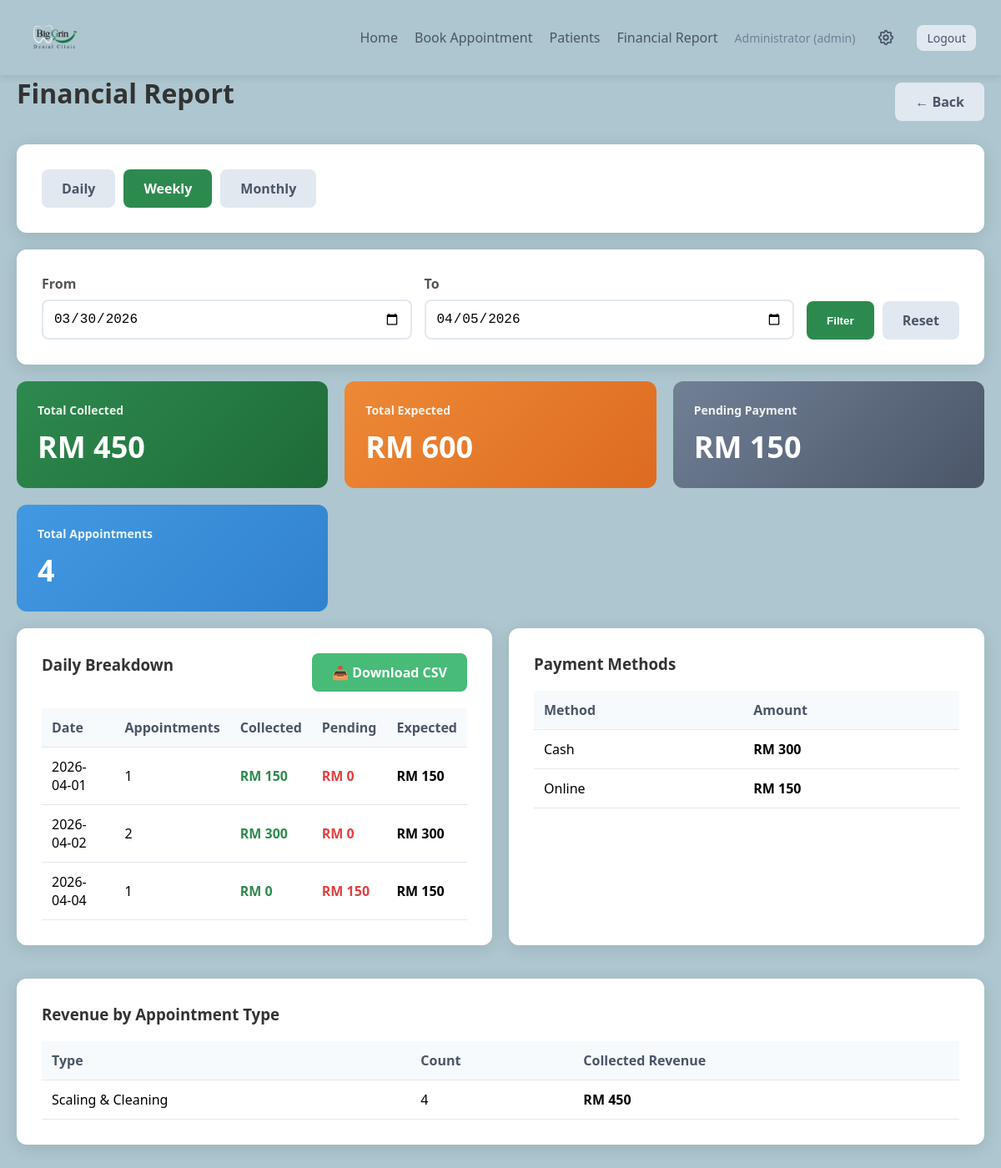
Screenshot of /financial-report?view=weekly (signed in) with the database file from the repository.
### app.py (models this page shows)
class Appointment(db.Model):
    id = db.Column(db.Integer, primary_key=True)
    patient_id = db.Column(db.Integer, db.ForeignKey('patient.id'), nullable=False)
    appointment_date = db.Column(db.Date, nullable=False)
    start_time = db.Column(db.Time, nullable=False)
    end_time = db.Column(db.Time, nullable=False)
    appointment_type = db.Column(db.String(50), nullable=False)
    status = db.Column(db.String(20), default='scheduled')  # 'scheduled', 'completed', 'cancelled'
    notes = db.Column(db.Text, nullable=True)
    fee = db.Column(db.Integer, nullable=True)  # Fee in RM
    payment_status = db.Column(db.String(20), default='pending')  # 'pending', 'paid', 'refunded'
    payment_method = db.Column(db.String(50), nullable=True)  # 'cash', 'card', 'online'
    patient = db.relationship('Patient', backref='appointments')

### app.py (the view, shortened to what this page needs)
@app.route('/financial-report')
def financial_report():
    if 'user_id' not in session or session.get('role') not in ['admin', 'doctor']:
        return redirect(url_for('login'))
    today = datetime.now().date()
    view_type = request.args.get('view', 'daily')  # daily, weekly, monthly
    start_date_str = request.args.get('start_date')
    end_date_str = request.args.get('end_date')
    if start_date_str and end_date_str:
        start_date = datetime.strptime(start_date_str, '%Y-%m-%d').date()
        end_date = datetime.strptime(end_date_str, '%Y-%m-%d').date()
    else:
        if view_type == 'daily':
            start_date = today
            end_date = today
        elif view_type == 'weekly':
            start_date = today - timedelta(days=today.weekday())  # Start of week (Monday)
            end_date = start_date + timedelta(days=6)
        else:  # monthly
            start_date = today.replace(day=1)
            if today.month == 12:
                end_date = today.replace(year=today.year + 1, month=1, day=1) - timedelta(days=1)
            else:
                end_date = today.replace(month=today.month + 1, day=1) - timedelta(days=1)
    appointments = Appointment.query.filter(
        Appointment.appointment_date >= start_date,
        Appointment.appointment_date <= end_date
    ).filter(Appointment.status != 'cancelled').order_by(Appointment.appointment_date).all()
    from collections import defaultdict
    daily_data = defaultdict(lambda: {'collected': 0, 'pending': 0, 'expected': 0, 'count': 0})
    for appt in appointments:
        date_key = appt.appointment_date.strftime('%Y-%m-%d')
        fee = appt.fee or APPOINTMENT_TYPES[appt.appointment_type]['fee']
        daily_data[date_key]['expected'] += fee
        daily_data[date_key]['count'] += 1
        if appt.payment_status == 'paid':
            daily_data[date_key]['collected'] += fee
        else:
            daily_data[date_key]['pending'] += fee
    total_collected = sum(d['collected'] for d in daily_data.values())
    total_pending = sum(d['pending'] for d in daily_data.values())
    total_expected = sum(d['expected'] for d in daily_data.values())
    total_appointments = sum(d['count'] for d in daily_data.values())
    payment_methods = defaultdict(int)
    for appt in appointments:
        if appt.payment_status == 'paid' and appt.payment_method:
            payment_methods[appt.payment_method] += appt.fee or APPOINTMENT_TYPES[appt.appointment_type]['fee']
    type_breakdown = defaultdict(lambda: {'count': 0, 'revenue': 0})
    for appt in appointments:
        fee = appt.fee or APPOINTMENT_TYPES[appt.appointment_type]['fee']
        type_breakdown[appt.appointment_type]['count'] += 1
        if appt.payment_status == 'paid':
            type_breakdown[appt.appointment_type]['revenue'] += fee
    return render_template('financial_report.html',
                         view_type=view_type,
                         start_date=start_date,
                         end_date=end_date,
                         daily_data=daily_data,
                         total_collected=total_collected,
                         total_pending=total_pending,
                         total_expected=total_expected,
                         total_appointments=total_appointments,
                         payment_methods=dict(payment_methods),
                         type_breakdown=dict(type_breakdown),
                         appointment_types=APPOINTMENT_TYPES)

### templates/financial_report.html (shortened to what this page needs)
{% extends "base.html" %}
{% block content %}
<div style="display: flex; justify-content: space-between; align-items: center; margin-bottom: 20px;">
    <h1>Financial Report</h1>
    <a href="{{ url_for('index') }}" class="btn btn-secondary">← Back</a>
</div>
<div class="card" style="margin-bottom: 20px;">
    <div style="display: flex; gap: 10px; flex-wrap: wrap;">
        <a href="{{ url_for('financial_report', view='daily') }}" class="btn {{ 'btn-primary' if view_type == 'daily' else 'btn-secondary' }}">Daily</a>
        <a href="{{ url_for('financial_report', view='weekly') }}" class="btn {{ 'btn-primary' if view_type == 'weekly' else 'btn-secondary' }}">Weekly</a>
        <a href="{{ url_for('financial_report', view='monthly') }}" class="btn {{ 'btn-primary' if view_type == 'monthly' else 'btn-secondary' }}">Monthly</a>
    </div>
</div>
<div class="card" style="margin-bottom: 20px;">
    <form method="GET" style="display: flex; gap: 15px; align-items: flex-end; flex-wrap: wrap;">
        <div class="form-group" style="flex: 1; min-width: 200px; margin-bottom: 0;">
            <label for="start_date">From</label>
            <input type="date" id="start_date" name="start_date" value="{{ start_date.strftime('%Y-%m-%d') }}">
        </div>
        <div class="form-group" style="flex: 1; min-width: 200px; margin-bottom: 0;">
            <label for="end_date">To</label>
            <input type="date" id="end_date" name="end_date" value="{{ end_date.strftime('%Y-%m-%d') }}">
        </div>
        <div style="display: flex; gap: 10px;">
            <button type="submit" class="btn btn-primary">Filter</button>
            <a href="{{ url_for('financial_report', view=view_type) }}" class="btn btn-secondary">Reset</a>
        </div>
    </form>
</div>
<div class="grid">
    <div class="stat-card" style="background: linear-gradient(135deg, #2d8a4e 0%, #1e6b38 100%);">
        <h3>Total Collected</h3>
        <div class="number">RM {{ total_collected }}</div>
    </div>
    <div class="stat-card" style="background: linear-gradient(135deg, #ed8936 0%, #dd6b20 100%);">
        <h3>Total Expected</h3>
        <div class="number">RM {{ total_expected }}</div>
    </div>
    <div class="stat-card" style="background: linear-gradient(135deg, #718096 0%, #4a5568 100%);">
        <h3>Pending Payment</h3>
        <div class="number">RM {{ total_pending }}</div>
    </div>
    <div class="stat-card" style="background: linear-gradient(135deg, #4299e1 0%, #3182ce 100%);">
        <h3>Total Appointments</h3>
        <div class="number">{{ total_appointments }}</div>
    </div>
</div>
<div class="grid" style="margin-top: 20px;">
    <div class="card">
        <div style="display: flex; justify-content: space-between; align-items: center; margin-bottom: 15px;">
            <h3>Daily Breakdown</h3>
            <a href="{{ url_for('financial_report', view=view_type, start_date=start_date.strftime('%Y-%m-%d'), end_date=end_date.strftime('%Y-%m-%d'), download='csv') }}" class="btn btn-success">📥 Download CSV</a>
        </div>
        {% if daily_data %}
        <table>
            <thead>
                <tr>
                    <th>Date</th>
                    <th>Appointments</th>
                    <th>Collected</th>
                    <th>Pending</th>
                    <th>Expected</th>
                </tr>
            </thead>
            <tbody>
                {% for date, data in daily_data.items()|sort %}
                <tr>
                    <td>{{ date }}</td>
                    <td>{{ data.count }}</td>
                    <td style="color: #2d8a4e; font-weight: 600;">RM {{ data.collected }}</td>
                    <td style="color: #e53e3e; font-weight: 600;">RM {{ data.pending }}</td>
                    <td style="font-weight: 600;">RM {{ data.expected }}</td>
                </tr>
                {% endfor %}
            </tbody>
        </table>
        {% else %}
        <div style="text-align: center; padding: 40px; color: #a0aec0;">
            <p>No data available for selected period</p>
        </div>
        {% endif %}
    </div>
    <div class="card">
        <h3>Payment Methods</h3>
        {% if payment_methods %}
        <table>
            <thead>
                <tr>
                    <th>Method</th>
                    <th>Amount</th>
                </tr>
            </thead>
            <tbody>
                {% for method, amount in payment_methods.items() %}
                <tr>
                    <td>{{ method.title() }}</td>
                    <td style="font-weight: 600;">RM {{ amount }}</td>
                </tr>
                {% endfor %}
            </tbody>
        </table>
        {% else %}
        <div style="text-align: center; padding: 40px; color: #a0aec0;">
            <p>No payment data available</p>
        </div>
        {% endif %}
    </div>
</div>
<div class="card" style="margin-top: 20px;">
    <h3>Revenue by Appointment Type</h3>
    {% if type_breakdown %}
    <table>
        <thead>
            <tr>
                <th>Type</th>
                <th>Count</th>
                <th>Collected Revenue</th>
            </tr>
        </thead>
        <tbody>
            {% for type, data in type_breakdown.items() %}
            <tr>
                <td>{{ appointment_types[type].name }}</td>
                <td>{{ data.count }}</td>
                <td style="font-weight: 600;">RM {{ data.revenue }}</td>
            </tr>
            {% endfor %}
        </tbody>
    </table>
    {% else %}
    <div style="text-align: center; padding: 40px; color: #a0aec0;">
        <p>No appointment data available</p>
    </div>
    {% endif %}
</div>
{% endblock %}

### templates/base.html (style rules this page uses)
* { margin: 0; padding: 0; box-sizing: border-box; }
body { font-family: 'Segoe UI', Tahoma, Geneva, Verdana, sans-serif; background: #ADC6CF; min-height: 100vh; padding-top: 70px; }
.card { background: white; border-radius: 12px; box-shadow: 0 4px 20px rgba(0,0,0,0.1); padding: 30px; margin-bottom: 20px; }
h1, h2, h3 { color: #333; margin-bottom: 20px; }
.btn { display: inline-block; padding: 12px 24px; border-radius: 8px; text-decoration: none; font-weight: 600; cursor: pointer; border: none; transition: all 0.3s ease; }
.btn-primary { background: #2d8a4e; color: white; }
.btn-success { background: #48bb78; color: white; }
.btn-secondary { background: #e2e8f0; color: #4a5568; }
.form-group { margin-bottom: 20px; }
label { display: block; margin-bottom: 8px; font-weight: 600; color: #555; }
input[type="text"], input[type="password"], input[type="tel"], input[type="date"], input[type="time"], select, textarea { width: 100%; padding: 12px; border: 2px solid #e2e8f0; border-radius: 8px; font-size: 16px; transition: border-color 0.3s; }
table { width: 100%; border-collapse: collapse; margin-top: 20px; }
th, td { padding: 12px; text-align: left; border-bottom: 1px solid #e2e8f0; }
th { background: #f7fafc; font-weight: 600; color: #4a5568; }
.grid { display: grid; grid-template-columns: repeat(auto-fit, minmax(300px, 1fr)); gap: 20px; }
.stat-card { background: linear-gradient(135deg, #2d8a4e 0%, #1e6b38 100%); color: white; padding: 25px; border-radius: 12px; }
.stat-card h3 { color: white; font-size: 14px; opacity: 0.9; margin-bottom: 10px; }
.stat-card .number { font-size: 36px; font-weight: bold; }

### rows the page displays
Appointment: title "Cash", amount "300", appointment_type "Scaling & Cleaning", count "4", revenue "450"
Appointment: title "Online", fee "150"

### other values shown
{{ session.get('name') }} "Administrator"
{{ session.get('role') }} "admin"
{{ total_collected }} "450"
{{ total_expected }} "600"
{{ total_pending }} "150"
{{ total_appointments }} "4"
{{ date }} "2026-04-01" "2026-04-02" "2026-04-04"
{{ data.count }} "1" "2" "1"
{{ data.collected }} "150" "300" "0"
{{ data.pending }} "0" "0" "150"
{{ data.expected }} "150" "300" "150"
